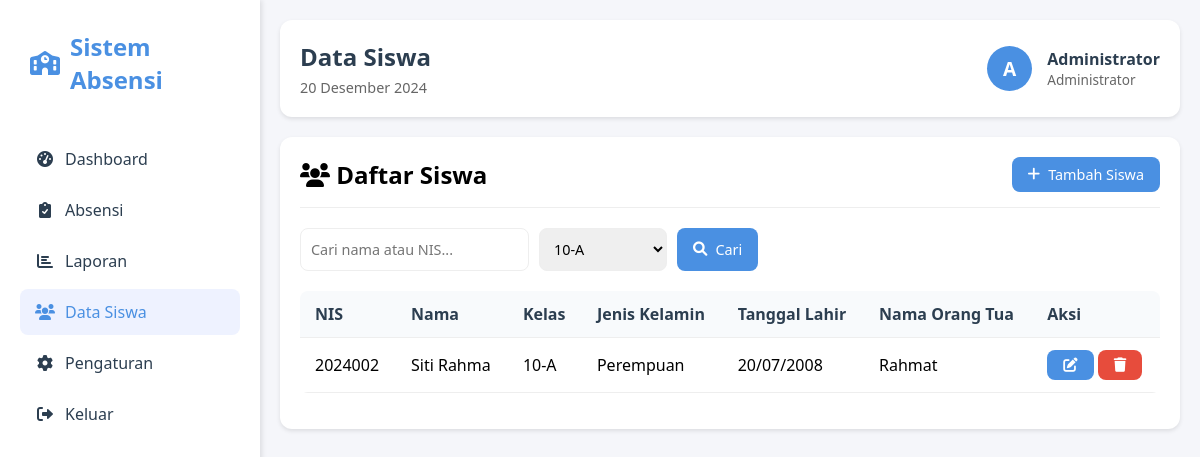
The page /student_management.php?class_filter=1 (signed in) on the database its author committed.
### tables this page shows
CREATE TABLE `students` (
  `id` int NOT NULL,
  `nis` varchar(20) NOT NULL,
  `name` varchar(100) NOT NULL,
  `gender` enum('L','P') NOT NULL,
  `birthdate` date NOT NULL,
  `address` text,
  `parent_name` varchar(100) DEFAULT NULL,
  `parent_phone` varchar(20) DEFAULT NULL,
  `class_id` int DEFAULT NULL,
  `status` enum('active','inactive') DEFAULT 'active'
);

CREATE TABLE `classes` (
  `id` int NOT NULL,
  `class_name` varchar(50) NOT NULL,
  `grade_level` varchar(20) NOT NULL,
  `academic_year` varchar(20) NOT NULL
);

### db.php (called while the page is built, shortened)
<?php
function isAdmin() {
    return isset($_SESSION['role']) && $_SESSION['role'] === 'admin';
}
function formatDate($date) {
    $months = [
        'Januari', 'Februari', 'Maret', 'April', 'Mei', 'Juni',
        'Juli', 'Agustus', 'September', 'Oktober', 'November', 'Desember'
    ];
    $timestamp = strtotime($date);
    $day = date('j', $timestamp);
    $month = $months[date('n', $timestamp) - 1];
    $year = date('Y', $timestamp);
    return "$day $month $year";
}

### student_management.php (the view, shortened to what this page needs)
<?php
require_once 'db.php';
$userName = $_SESSION['name'];
$userRole = $_SESSION['role'];
$today = date('Y-m-d');
$stmt = $pdo->query("SELECT id, class_name FROM classes ORDER BY class_name");
$classes = $stmt->fetchAll();
$search = $_GET['search'] ?? '';
$class_filter = $_GET['class_filter'] ?? '';
$sql = "SELECT s.*, c.class_name
        FROM students s
        LEFT JOIN classes c ON s.class_id = c.id
        WHERE s.status = 'active'";
$params = [];
if (!empty($class_filter)) {
    $sql .= " AND s.class_id = ?";
    $params[] = $class_filter;
}
$sql .= " ORDER BY s.name";
$stmt = $pdo->prepare($sql);
$stmt->execute($params);
$students = $stmt->fetchAll();
?>
<!DOCTYPE html>
<html lang="en">
<head>
    <link href="https://cdnjs.cloudflare.com/ajax/libs/font-awesome/6.0.0/css/all.min.css" rel="stylesheet">
</head>
<body>
    <div class="sidebar">
        <div class="logo">
            <i class="fas fa-school"></i>
            <span>Sistem Absensi</span>
        </div>
        <ul class="nav-menu">
            <li class="nav-item">
                <a href="dashboard.php" class="nav-link">
                    <i class="fas fa-tachometer-alt"></i>
                    <span>Dashboard</span>
                </a>
            </li>
            <li class="nav-item">
                <a href="attendance.php" class="nav-link">
                    <i class="fas fa-clipboard-check"></i>
                    <span>Absensi</span>
                </a>
            </li>
            <li class="nav-item">
                <a href="report.php" class="nav-link">
                    <i class="fas fa-chart-bar"></i>
                    <span>Laporan</span>
                </a>
            </li>
            <?php if (isAdmin()): ?>
            <li class="nav-item">
                <a href="student_management.php" class="nav-link active">
                    <i class="fas fa-users"></i>
                    <span>Data Siswa</span>
                </a>
            </li>
            <li class="nav-item">
                <a href="user_settings.php" class="nav-link">
                    <i class="fas fa-cog"></i>
                    <span>Pengaturan</span>
                </a>
            </li>
            <?php endif; ?>
            <li class="nav-item">
                <a href="logout.php" class="nav-link">
                    <i class="fas fa-sign-out-alt"></i>
                    <span>Keluar</span>
                </a>
            </li>
        </ul>
    </div>
    <div class="main-content">
        <div class="header">
            <div class="header-left">
                <h1>Data Siswa</h1>
                <p><?php echo formatDate($today); ?></p>
            </div>
            <div class="user-info">
                <div class="user-avatar">
                    <?php echo strtoupper(substr($userName, 0, 1)); ?>
                </div>
                <div class="user-details">
                    <h3><?php echo htmlspecialchars($userName); ?></h3>
                    <p><?php echo $userRole === 'admin' ? 'Administrator' : 'Guru'; ?></p>
                </div>
            </div>
        </div>
        <div class="panel">
            <div class="panel-header">
                <h2><i class="fas fa-users"></i> Daftar Siswa</h2>
                <button class="btn btn-primary" onclick="showAddModal()">
                    <i class="fas fa-plus"></i> Tambah Siswa
                </button>
            </div>
            <div class="search-filters">
                <input type="text" class="form-control" id="search" placeholder="Cari nama atau NIS..."
                       value="<?php echo htmlspecialchars($search); ?>">
                <select class="form-control" id="class_filter">
                    <?php foreach ($classes as $class): ?>
                        <option value="<?php echo $class['id']; ?>"
                                <?php echo $class_filter == $class['id'] ? 'selected' : ''; ?>>
                            <?php echo htmlspecialchars($class['class_name']); ?>
                        </option>
                    <?php endforeach; ?>
                </select>
                <button class="btn btn-primary" onclick="applyFilters()">
                    <i class="fas fa-search"></i> Cari
                </button>
            </div>
            <div class="table-container">
                <table>
                    <thead>
                        <tr>
                            <th>NIS</th>
                            <th>Nama</th>
                            <th>Kelas</th>
                            <th>Jenis Kelamin</th>
                            <th>Tanggal Lahir</th>
                            <th>Nama Orang Tua</th>
                            <th>Aksi</th>
                        </tr>
                    </thead>
                    <tbody>
                        <?php foreach ($students as $student): ?>
                            <tr>
                                <td><?php echo htmlspecialchars($student['nis']); ?></td>
                                <td><?php echo htmlspecialchars($student['name']); ?></td>
                                <td><?php echo htmlspecialchars($student['class_name'] ?? '-'); ?></td>
                                <td><?php echo $student['gender'] === 'L' ? 'Laki-laki' : 'Perempuan'; ?></td>
                                <td><?php echo date('d/m/Y', strtotime($student['birthdate'])); ?></td>
                                <td><?php echo htmlspecialchars($student['parent_name']); ?></td>
                                <td class="actions">
                                    <button class="btn btn-primary" onclick="editStudent(<?php echo htmlspecialchars(json_encode($student)); ?>)">
                                        <i class="fas fa-edit"></i>
                                    </button>
                                    <button class="btn btn-danger" onclick="deleteStudent(<?php echo $student['id']; ?>)">
                                        <i class="fas fa-trash"></i>
                                    </button>
                                </td>
                            </tr>
                        <?php endforeach; ?>
                    </tbody>
                </table>
            </div>
        </div>
    </div>
</body>
</html>

### student_management.php (style rules this page uses)
:root { --primary-color: #4a90e2; --secondary-color: #f5f6fa; --success-color: #2ecc71; --warning-color: #f1c40f; --danger-color: #e74c3c; --info-color: #3498db; --text-color: #2c3e50; }
* { margin: 0; padding: 0; box-sizing: border-box; font-family: 'Segoe UI', Tahoma, Geneva, Verdana, sans-serif; }
body { background-color: var(--secondary-color); min-height: 100vh; display: flex; }
.sidebar { width: 260px; background: white; box-shadow: 2px 0 5px rgba(0,0,0,0.1); padding: 20px; position: fixed; height: 100vh; overflow-y: auto; }
.logo { display: flex; align-items: center; gap: 10px; font-size: 1.5rem; font-weight: bold; color: var(--primary-color); margin-bottom: 30px; padding: 10px; }
.nav-menu { list-style: none; }
.nav-item { margin-bottom: 5px; }
.nav-link { display: flex; align-items: center; gap: 10px; padding: 12px 15px; text-decoration: none; color: var(--text-color); border-radius: 8px; transition: all 0.3s ease; }
.nav-link:hover, .nav-link.active { background-color: #eef2ff; color: var(--primary-color); }
.nav-link i { width: 20px; text-align: center; }
.main-content { flex: 1; margin-left: 260px; padding: 20px; }
.header { background: white; padding: 20px; border-radius: 12px; box-shadow: 0 2px 4px rgba(0,0,0,0.1); margin-bottom: 20px; display: flex; justify-content: space-between; align-items: center; }
.header-left h1 { font-size: 1.5rem; color: var(--text-color); margin-bottom: 5px; }
.header-left p { color: #666; font-size: 0.9rem; }
.user-info { display: flex; align-items: center; gap: 15px; }
.user-avatar { width: 45px; height: 45px; background: var(--primary-color); border-radius: 50%; display: flex; align-items: center; justify-content: center; color: white; font-weight: bold; font-size: 1.2rem; }
.user-details h3 { font-size: 1rem; color: var(--text-color); }
.user-details p { font-size: 0.85rem; color: #666; }
.panel { background: white; border-radius: 12px; padding: 20px; box-shadow: 0 2px 4px rgba(0,0,0,0.1); margin-bottom: 20px; }
.panel-header { display: flex; justify-content: space-between; align-items: center; margin-bottom: 20px; padding-bottom: 15px; border-bottom: 1px solid #eee; }
.search-filters { display: flex; gap: 10px; margin-bottom: 20px; }
.form-control { padding: 10px; border: 1px solid #eee; border-radius: 8px; font-size: 0.9rem; transition: all 0.3s ease; }
.table-container { overflow-x: auto; }
table { width: 100%; border-collapse: collapse; margin-bottom: 1rem; background-color: white; border-radius: 8px; overflow: hidden; }
th, td { padding: 12px 15px; text-align: left; border-bottom: 1px solid #eee; }
th { background-color: #f8fafc; font-weight: 600; color: var(--text-color); }
.btn { padding: 8px 16px; border: none; border-radius: 8px; cursor: pointer; font-size: 0.9rem; display: inline-flex; align-items: center; gap: 8px; transition: all 0.3s ease; }
.btn-primary { background-color: var(--primary-color); color: white; }
.btn-danger { background-color: var(--danger-color); color: white; }

### rows shown on the page
students: nis "2024002", name "Siti Rahma", class.class_name "10-A", gender "Perempuan", birthdate "20/07/2008", parent_name "Rahmat"

### other values the page prints
substr($userName, 0, 1) "A"
$userName "Administrator"
form field value "10-A"
